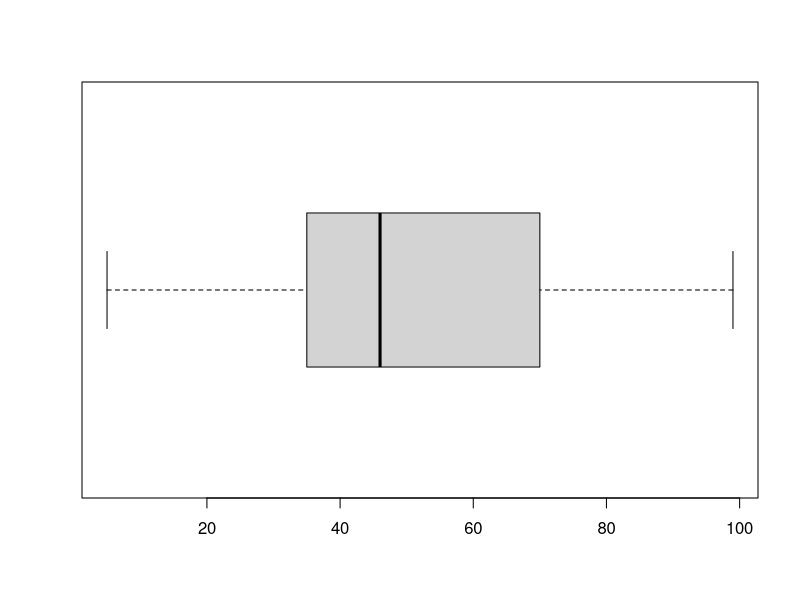
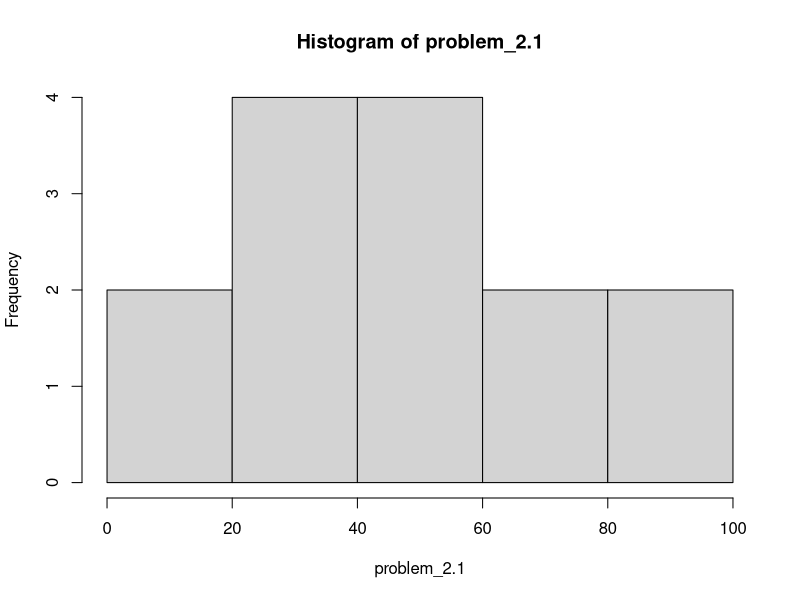
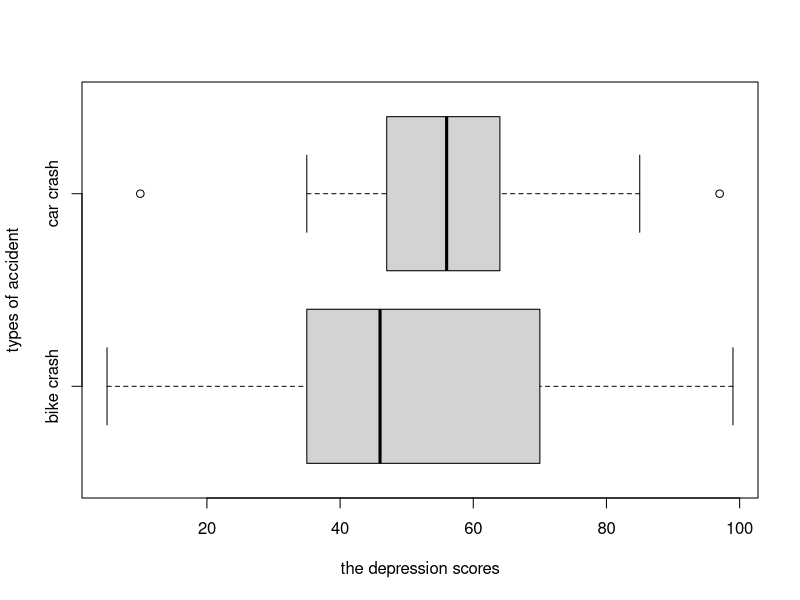
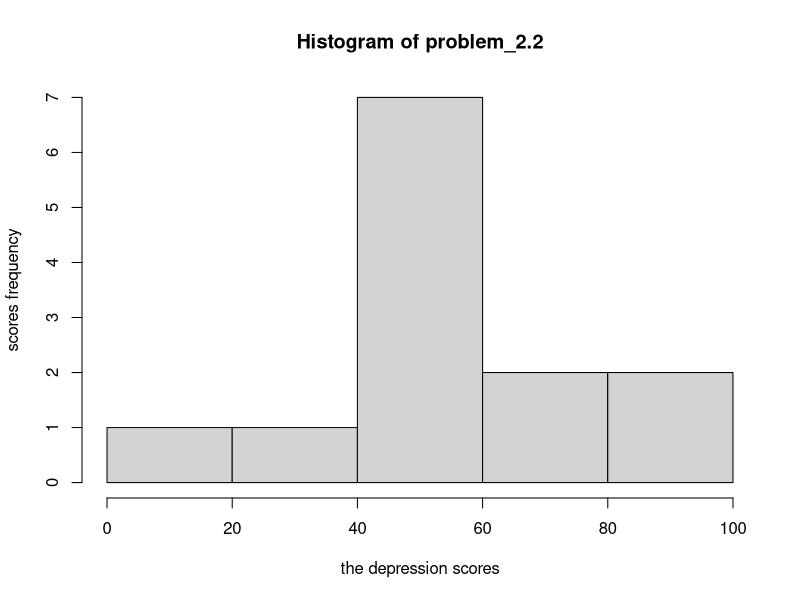

Here is the R script that generated these plots, in order:
## ---- chunk 1
problem_2.1 = c(45, 39, 25, 47, 49, 5, 70, 99, 74, 37, 99, 35, 8, 59)
mean(problem_2.1)
median(problem_2.1)
max(problem_2.1) - min(problem_2.1)
sd(problem_2.1)
## ---- chunk 2
boxplot(problem_2.1,horizontal = TRUE)
hist(problem_2.1)
## ---- chunk 3
problem_2.2 = c(67, 50, 85, 43, 64, 35, 47, 97, 58, 58, 10, 56, 50)
types <- c("bike crash","car crash")
boxplot(problem_2.1, problem_2.2, names = types, horizontal = TRUE, 
        xlab = "the depression scores", ylab = "types of accident")
## ---- chunk 4
hist(problem_2.2, xlab = "the depression scores", ylab = "scores frequency")
